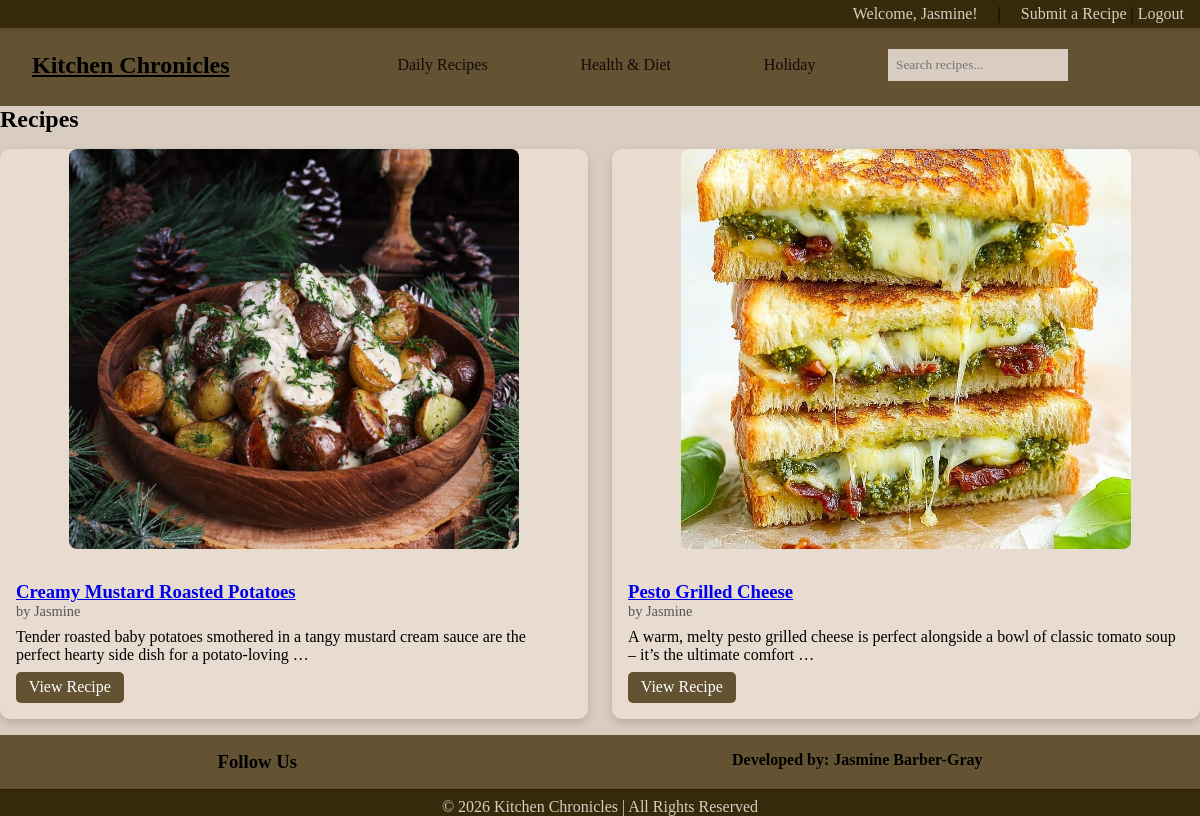
/sub_category/Vegetarian/ (signed in), run on the app's committed database.
### recipes/models.py (models this page shows, shortened)
class Recipe(models.Model):
    CATEGORY_CHOICES = [
        ('Breakfast', 'breakfast'),
        ('Lunch', 'lunch'),
        ('Dinner', 'dinner'),
        ('Dessert', 'dessert'),
    ]
    SUB_CATEGORY_CHOICES = [
        ('Keto', 'keto'),
        ('Vegan', 'vegan'),
        ('Vegetarian', 'vegetarian'),
        ('Protein', 'protein'),
        ('Calorie Deficit', 'calorie deficit'),
        ('Gluten-Free', 'gluten-free'),
        ('Valentine\'s Day', 'valentine\'s Day'),
        ('Easter', 'easter'),
        ('Halloween', 'halloween'),
        ('Thanksgiving', 'thanksgiving'),
        ('Christmas', 'christmas'),
        ('New Years', 'new years'),
    ]
    title = models.CharField(max_length=200)
    author = models.ForeignKey(User, on_delete=models.CASCADE)
    category = models.CharField(max_length=20, choices=CATEGORY_CHOICES)
    sub_category = models.CharField(max_length=20, choices=SUB_CATEGORY_CHOICES, blank=True, null=True)
    image = models.ImageField(upload_to='recipes/images', blank=True, null=True)
    description = models.TextField()
    ingredients = models.TextField()
    instructions = models.TextField()

### recipes/views.py (the view)
# urls.py: path('sub_category/<str:sub_category>/', views.sub_category_recipes, name='sub_category_recipes'),
def sub_category_recipes(request, sub_category):
    recipes = Recipe.objects.filter(sub_category=sub_category)
    return render(request, "recipes/sub_category.html", {
        "recipes": recipes,
        "category": sub_category
    })

### recipes/templates/recipes/sub_category.html
{% extends 'base.html' %}
{% block content %}
<h2>{{ sub_category }} Recipes</h2>
{% if recipes %}
<div class="recipe-grid">
    {% for recipe in recipes %}
    <div class="recipe-card">
        {% if recipe.image %}
            <img src="{{ recipe.image.url }}" alt="{{ recipe.title }}">
        {% else %}
            <p>No image available</p>
        {% endif %}
        <div class="recipe-content">
            <h3><a href="{% url 'recipe_detail' recipe.id %}">{{ recipe.title }}</a></h3>
            <p class="author">by {{ recipe.author.username }}</p>
            <p>{{ recipe.description|truncatewords:20 }}</p>
            <a href="{% url 'recipe_detail' recipe.id %}" class="view-btn">View Recipe</a>
        </div>
    </div>
    {% endfor %}
</div>
{% else %}
<p>No recipes found in this category.</p>
{% endif %}
{% endblock %}

### templates/base.html (shortened to what this page needs)
<!DOCTYPE html>
<html lang="en">
{% load static %}
<head>
    <link rel="stylesheet" type="text/css" href="{% static 'recipes/style.css' %}">
    <link rel="stylesheet" href="https://cdn-uicons.flaticon.com/uicons-brands/css/uicons-brands.css">
    <link rel="stylesheet" href="https://cdn-uicons.flaticon.com/uicons-regular-rounded/css/uicons-regular-rounded.css">
    <link rel="stylesheet" href="https://cdn-uicons.flaticon.com/uicons-solid-straight/css/uicons-solid-straight.css">
</head>
<body>
<div class="top-bar">
    {% if user.is_authenticated %}
        <span>Welcome, {{ user.username }}!</span> |
        <a href="{% url 'submit_recipe'%}">Submit a Recipe  </a> |
        <form action="{% url 'Logout' %}" method="post" style="display:inline;">
            <button class="logout">Logout</button>
        </form>
    {% else %}
    <a href="{% url 'Login' %}">Login</a> |
    <a href="{% url 'Signup' %}">Signup</a> |
    <a href="{% url 'Login' %}">Submit a Recipe  </a>
    {% endif %}
</div>
    <nav class="navbar">
        <a href="{% url 'Home' %}" class="logo">
             Kitchen Chronicles
        </a>
        <ul class="nav-links">
            <li class="dropdown">
                <button class="dropbtn">
                    <a href="#">Daily Recipes
                    </a>
                </button>
            </li>
            <li class="dropdown">
                <button class="dropbtn">
                    <a href="#">Health & Diet
                    </a>
                </button>
            </li>
            <li class="dropdown">
                <button class="dropbtn">
                    <a href="#">Holiday
                    </a>
                </button>
            </li>
        </ul>
        <div class="search-container">
            <form method="GET" action="{% url 'search_recipes' %}">
                <input type="text" name="q" placeholder="Search recipes...">
            </form>
        </div>
    </nav>
    {% block content %}{% endblock %}
    <footer class="footer">
        <div class="footer-container">
             <div class="footer-social">
                <h3>Follow Us</h3>
            </div>
             <div class="footer-dev">
                <h4>Developed by: Jasmine Barber-Gray</h4>
            </div>
        </div>
        <div class="footer-bottom">
            <p>© 2026 Kitchen Chronicles | All Rights Reserved</p>
        </div>
</footer>
</body>
</html>

### recipes/static/recipes/style.css (style rules this page uses)
* { margin: 0; padding: 0; box-sizing: border-box; font-family: Georgia, 'Times New Roman', Times, serif; }
body { background: #d9ccc1; color: #000000; margin: 0; padding: 0; overflow: auto; max-width: 100% }
.top-bar { width: 100%; background-color: #372a0a; text-align: right; padding: 0.3rem 1rem; font-size: 1rem; position: fixed; top: 0; left: 0; z-index: 1000; box-shadow: 0 2px 5px rgba(0,0,0,0.1); }
.top-bar span { color: #d9ccc1 !important; margin-right: 1rem; }
.top-bar a { text-decoration: none; color: #d9ccc1; margin-left: 1rem; }
.logout { background: none; border: none; color: #d9ccc1; cursor: pointer; font-size: 1rem; }
.logo { flex: 1; font-size: 1.5rem; font-weight: bold; display: flex; gap: 0.5rem; color: black; list-style: none; }
.navbar { margin-top: 1.5rem; display: flex; background-color: #635333; padding: 1rem 1.5rem; position: sticky; top: 1.5rem; justify-content: center; align-items: center; }
.nav-links { flex: 2; display: flex; justify-content:center; gap: 1rem; list-style: none; text-align: center; }
.nav-links li { margin-left: 0.8rem; position: relative; }
.nav-links li a { text-decoration: none; color: rgb(20, 10, 10); padding: 0.5rem 1rem; display: block; transition: background 0.3s, color 0.3s; }
.dropdown { position: relative; }
.dropbtn { background: none; border: none; outline: none; color: white; padding: 0.5rem 1rem; cursor: pointer; font: inherit; }
.search-container { flex: 1; display: flex; align-items: center; }
.search-container input { padding: 0.5rem; border: none; outline: none; background-color: #d9ccc1; }
.footer-container { display: flex; background-color: #635333; justify-content: space-around; flex-wrap: wrap; }
.footer-bottom { text-align: center; background-color: #372a0a; border-top: 1px solid #2f1a00; padding-top: 0.5rem; color: #d9ccc1; }
.footer-social { text-align: center; margin-top: 1rem; }
.footer-dev { text-align: center; margin-top: 1rem; }
.recipe-grid { display: grid; grid-template-columns: repeat(auto-fit, minmax(250px, 1fr)); gap: 1.5rem; padding: 1rem 0; }
.recipe-card { background-color: #e8dbd0; border-radius: 10px; overflow: hidden; box-shadow: 0 4px 10px rgba(0,0,0,0.15); transition: transform 0.2s, box-shadow 0.2s; display: flex; flex-direction: column; align-items: center; }
.recipe-card img { width: 100%; max-width: 450px; height: 400px; object-fit: cover; border-radius: 8px; display: block; margin: 0 auto 1rem; }
.recipe-content { padding: 1rem; }
.recipe-content .author { font-size: 0.9rem; color: #555; margin-bottom: 0.5rem; }
.view-btn { display: inline-block; margin-top: 0.5rem; padding: 0.4rem 0.8rem; background-color: #635333; color: white; text-decoration: none; border-radius: 5px; transition: background 0.2s; }

### data on the page
Recipe: image (picture), title "Creamy Mustard Roasted Potatoes", author.username "Jasmine", description "Tender roasted baby potatoes smothered in a tangy mustard cream sauce are the perfect hearty side dish for a potato-loving …"
Recipe: image (picture), title "Pesto Grilled Cheese", author.username "Jasmine", description "A warm, melty pesto grilled cheese is perfect alongside a bowl of classic tomato soup – it’s the ultimate comfort …"

### other printed values
{{ user.username }} "Jasmine"
